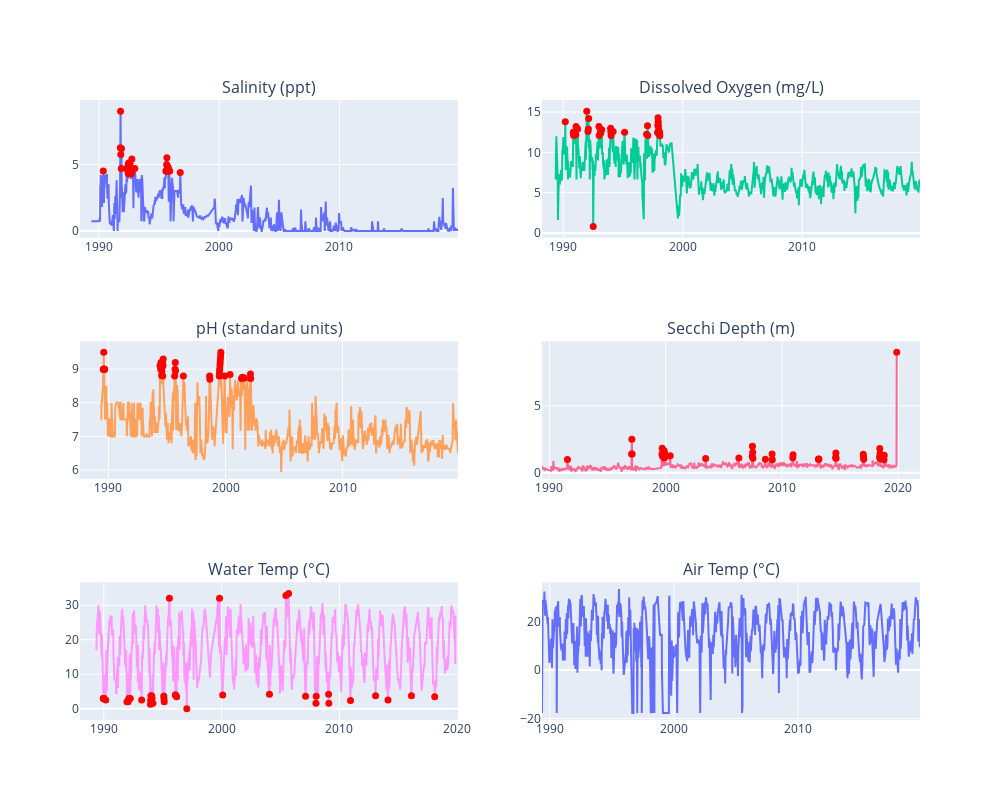

The code cell stored with this chart in its notebook:
### Code cell
# Création des sous-graphiques avec Plotly
fig = make_subplots(rows=3, cols=2, subplot_titles=[
    'Salinity (ppt)', 'Dissolved Oxygen (mg/L)', 
    'pH (standard units)', 'Secchi Depth (m)', 
    'Water Temp (°C)', 'Air Temp (°C)'
])

# Tracer les graphiques pour chaque colonne
fig.add_trace(go.Scatter(x=select_df.index, y=select_df['Salinity (ppt)'], mode='lines', name='Salinity (ppt)'), row=1, col=1)
fig.add_trace(go.Scatter(x=select_df[select_df['Salinity (ppt)_anomaly_mcd']].index, 
                         y=select_df[select_df['Salinity (ppt)_anomaly_mcd']]['Salinity (ppt)'], 
                         mode='markers', marker=dict(color='red', size=7)), row=1, col=1)

fig.add_trace(go.Scatter(x=select_df.index, y=select_df['Dissolved Oxygen (mg/L)'], mode='lines', name='Dissolved Oxygen (mg/L)'), row=1, col=2)
fig.add_trace(go.Scatter(x=select_df[select_df['Dissolved Oxygen (mg/L)_anomaly_mcd']].index, 
                         y=select_df[select_df['Dissolved Oxygen (mg/L)_anomaly_mcd']]['Dissolved Oxygen (mg/L)'], 
                         mode='markers', marker=dict(color='red', size=7)), row=1, col=2)

fig.add_trace(go.Scatter(x=select_df.index, y=select_df['pH (standard units)'], mode='lines', name='pH (standard units)'), row=2, col=1)
fig.add_trace(go.Scatter(x=select_df[select_df['pH (standard units)_anomaly_mcd']].index, 
                         y=select_df[select_df['pH (standard units)_anomaly_mcd']]['pH (standard units)'], 
                         mode='markers', marker=dict(color='red', size=7)), row=2, col=1)

fig.add_trace(go.Scatter(x=select_df.index, y=select_df['Secchi Depth (m)'], mode='lines', name='Secchi Depth (m)'), row=2, col=2)
fig.add_trace(go.Scatter(x=select_df[select_df['Secchi Depth (m)_anomaly_mcd']].index, 
                         y=select_df[select_df['Secchi Depth (m)_anomaly_mcd']]['Secchi Depth (m)'], 
                         mode='markers', marker=dict(color='red', size=7)), row=2, col=2)

fig.add_trace(go.Scatter(x=select_df.index, y=select_df['Water Temp (?C)'], mode='lines', name='Water Temp (?C)'), row=3, col=1)
fig.add_trace(go.Scatter(x=select_df[select_df['Water Temp (?C)_anomaly_mcd']].index, 
                         y=select_df[select_df['Water Temp (?C)_anomaly_mcd']]['Water Temp (?C)'], 
                         mode='markers', marker=dict(color='red', size=7)), row=3, col=1)

fig.add_trace(go.Scatter(x=select_df.index, y=select_df['AirTemp (C)'], mode='lines', name='AirTemp (C)'), row=3, col=2)
fig.add_trace(go.Scatter(x=select_df[select_df['AirTemp (C)_anomaly_mcd']].index, 
                         y=select_df[select_df['AirTemp (C)_anomaly_mcd']]['AirTemp (C)'], 
                         mode='markers', marker=dict(color='red', size=7)), row=3, col=2)

fig.update_layout(showlegend=False, height=800, width=1000)
fig.show()

### Figure 1 — Plotly figure (JSON) as saved in the notebook; plotly's stock layout.template omitted (floating-point values rounded to 4 significant figures; data arrays with more than 128 entries replaced by an {"elided": "..."} marker saying what was removed)
{"data": [{"mode": "lines", "name": "Salinity (ppt)", "type": "scatter", "x": {"elided": "1592 str values"}, "xaxis": "x", "y": {"elided": "1592 float values"}, "yaxis": "y"}, {"marker": {"color": "red", "size": 7}, "mode": "markers", "type": "scatter", "x": ["1990-05-13T00:00:00", "1991-10-13T00:00:00", "1991-10-20T00:00:00", "1991-10-27T00:00:00", "1991-11-10T00:00:00", "1991-11-17T00:00:00", "1992-04-26T00:00:00", "1992-05-31T00:00:00", "1992-06-07T00:00:00", "1992-06-14T00:00:00", "1992-06-21T00:00:00", "1992-06-28T00:00:00", "1992-07-05T00:00:00", "1992-07-12T00:00:00", "1992-07-19T00:00:00", "1992-07-26T00:00:00", "1992-08-02T00:00:00", "1992-08-09T00:00:00", "1992-08-16T00:00:00", "1992-09-06T00:00:00", "1992-09-13T00:00:00", "1992-09-20T00:00:00", "1992-09-27T00:00:00", "1992-10-04T00:00:00", "1992-12-27T00:00:00", "1995-07-30T00:00:00", "1995-08-06T00:00:00", "1995-08-13T00:00:00", "1995-08-20T00:00:00", "1995-08-27T00:00:00", "1995-09-03T00:00:00", "1995-09-10T00:00:00", "1995-09-17T00:00:00", "1995-09-24T00:00:00", "1995-10-01T00:00:00", "1995-10-08T00:00:00", "1995-11-05T00:00:00", "1995-11-19T00:00:00", "1996-10-06T00:00:00"], "xaxis": "x", "y": [4.5, 6.25, 9, 5.75, 4.7, 6.2, 4.7, 4.45, 5, 4.3, 5.1, 4.7, 4.5, 4.3, 5.1, 5.1, 5.1, 4.6, 4.7, 4.3, 4.425, 4.55, 5.4, 4.65, 4.7, 4.5, 4.5, 4.5, 5, 5.5, 4.5, 4.8, 4.5, 4.65, 4.8, 4.7, 4.5, 4.5, 4.4], "yaxis": "y"}, {"mode": "lines", "name": "Dissolved Oxygen (mg/L)", "type": "scatter", "x": {"elided": "1592 str values"}, "xaxis": "x2", "y": {"elided": "1592 float values"}, "yaxis": "y2"}, {"marker": {"color": "red", "size": 7}, "mode": "markers", "type": "scatter", "x": ["1990-03-04T00:00:00", "1990-11-04T00:00:00", "1990-11-11T00:00:00", "1990-11-18T00:00:00", "1991-01-20T00:00:00", "1991-01-27T00:00:00", "1991-03-17T00:00:00", "1991-12-22T00:00:00", "1992-01-26T00:00:00", "1992-02-09T00:00:00", "1992-02-16T00:00:00", "1992-07-05T00:00:00", "1992-12-27T00:00:00", "1993-01-03T00:00:00", "1993-02-14T00:00:00", "1993-02-21T00:00:00", "1993-02-28T00:00:00", "1993-03-21T00:00:00", "1993-12-19T00:00:00", "1993-12-26T00:00:00", "1994-01-02T00:00:00", "1994-03-06T00:00:00", "1995-02-19T00:00:00", "1996-12-22T00:00:00", "1997-01-19T00:00:00", "1997-01-26T00:00:00", "1997-11-23T00:00:00", "1997-11-30T00:00:00", "1997-12-07T00:00:00", "1997-12-14T00:00:00", "1997-12-21T00:00:00", "1997-12-28T00:00:00", "1998-01-04T00:00:00", "1998-01-11T00:00:00", "1998-01-18T00:00:00", "1998-01-25T00:00:00", "1998-02-01T00:00:00"], "xaxis": "x2", "y": [13.8, 12.5, 12.29, 12.09, 12.2, 13.2, 12.9, 15.1, 12.6, 12.9, 14.2, 0.8, 13.2, 12.1, 12.6, 12.4, 12.7, 12.8, 13, 12.55, 12.1, 12.6, 12.5, 12.25, 13.3, 12.1, 12.45, 13.38, 14.3, 13.8, 13.3, 12.8, 12.3, 12.37, 12.43, 12.5, 12.05], "yaxis": "y2"}, {"mode": "lines", "name": "pH (standard units)", "type": "scatter", "x": {"elided": "1592 str values"}, "xaxis": "x3", "y": {"elided": "1592 float values"}, "yaxis": "y3"}, {"marker": {"color": "red", "size": 7}, "mode": "markers", "type": "scatter", "x": ["1989-07-23T00:00:00", "1989-07-30T00:00:00", "1989-08-06T00:00:00", "1989-08-13T00:00:00", "1989-08-20T00:00:00", "1989-08-27T00:00:00", "1989-09-03T00:00:00", "1994-05-29T00:00:00", "1994-06-19T00:00:00", "1994-06-26T00:00:00", "1994-07-17T00:00:00", "1994-07-24T00:00:00", "1994-07-31T00:00:00", "1994-08-07T00:00:00", "1994-08-14T00:00:00", "1994-08-21T00:00:00", "1994-08-28T00:00:00", "1994-09-04T00:00:00", "1995-08-27T00:00:00", "1995-09-10T00:00:00", "1995-09-17T00:00:00", "1995-09-24T00:00:00", "1996-05-26T00:00:00", "1998-08-23T00:00:00", "1998-08-30T00:00:00", "1999-06-20T00:00:00", "1999-06-27T00:00:00", "1999-07-04T00:00:00", "1999-07-11T00:00:00", "1999-07-18T00:00:00", "1999-07-25T00:00:00", "1999-08-01T00:00:00", "1999-08-08T00:00:00", "1999-12-05T00:00:00", "2000-05-21T00:00:00", "2001-05-13T00:00:00", "2001-06-10T00:00:00", "2001-08-12T00:00:00", "2002-02-17T00:00:00", "2002-02-24T00:00:00"], "xaxis": "x3", "y": [9, 9, 9.5, 9, 9, 9, 9, 9.1, 9, 9.2, 8.81, 8.94, 9.07, 9.2, 9.2, 8.8, 9.1, 9.3, 8.8, 9, 9.2, 8.95, 8.8, 8.8, 8.7, 8.8, 8.9, 9, 9.1, 9.2, 9.3, 9.4, 9.5, 8.8, 8.84, 8.72, 8.76, 8.74, 8.86, 8.72], "yaxis": "y3"}, {"mode": "lines", "name": "Secchi Depth (m)", "type": "scatter", "x": {"elided": "1592 str values"}, "xaxis": "x4", "y": {"elided": "1592 float values"}, "yaxis": "y4"}, {"marker": {"color": "red", "size": 7}, "mode": "markers", "type": "scatter", "x": ["1991-07-21T00:00:00", "1997-01-26T00:00:00", "1997-02-02T00:00:00", "1997-02-09T00:00:00", "1999-09-05T00:00:00", "1999-09-12T00:00:00", "1999-09-19T00:00:00", "1999-11-07T00:00:00", "1999-11-14T00:00:00", "1999-11-21T00:00:00", "1999-11-28T00:00:00", "1999-12-05T00:00:00", "2000-05-21T00:00:00", "2003-06-08T00:00:00", "2006-04-16T00:00:00", "2007-06-10T00:00:00", "2007-06-17T00:00:00", "2007-06-24T00:00:00", "2007-07-01T00:00:00", "2008-07-27T00:00:00", "2009-02-22T00:00:00", "2009-03-01T00:00:00", "2010-12-05T00:00:00", "2010-12-12T00:00:00", "2013-02-17T00:00:00", "2013-02-24T00:00:00", "2013-03-03T00:00:00", "2014-08-10T00:00:00", "2014-08-17T00:00:00", "2014-08-24T00:00:00", "2016-12-25T00:00:00", "2017-01-01T00:00:00", "2017-01-08T00:00:00", "2018-05-20T00:00:00", "2018-05-27T00:00:00", "2018-06-03T00:00:00", "2018-06-10T00:00:00", "2018-10-07T00:00:00", "2018-10-14T00:00:00", "2019-11-10T00:00:00"], "xaxis": "x4", "y": [0.99, 1.4, 2.5, 1.4, 1.395, 1.83, 1.24, 1.101, 1.64, 1.477, 1.313, 1.15, 1.26, 1.06, 1.1, 1.225, 1.98, 1.527, 1.073, 1, 1.39, 0.96, 1.113, 1.34, 1, 1.012, 1.025, 1.133, 1.475, 1.079, 1.375, 1.19, 1.005, 1.15, 1.8, 1.417, 1.033, 0.975, 1.3, 9], "yaxis": "y4"}, {"mode": "lines", "name": "Water Temp (?C)", "type": "scatter", "x": {"elided": "1592 str values"}, "xaxis": "x5", "y": {"elided": "1592 float values"}, "yaxis": "y5"}, {"marker": {"color": "red", "size": 7}, "mode": "markers", "type": "scatter", "x": ["1989-12-17T00:00:00", "1989-12-24T00:00:00", "1989-12-31T00:00:00", "1990-01-07T00:00:00", "1990-03-04T00:00:00", "1991-12-22T00:00:00", "1992-01-26T00:00:00", "1992-02-16T00:00:00", "1992-03-22T00:00:00", "1992-03-29T00:00:00", "1993-03-21T00:00:00", "1993-12-19T00:00:00", "1993-12-26T00:00:00", "1994-01-02T00:00:00", "1994-01-30T00:00:00", "1994-02-06T00:00:00", "1994-03-06T00:00:00", "1995-02-05T00:00:00", "1995-02-12T00:00:00", "1995-02-19T00:00:00", "1995-07-30T00:00:00", "1996-01-28T00:00:00", "1996-02-04T00:00:00", "1996-03-10T00:00:00", "1997-01-19T00:00:00", "1999-10-31T00:00:00", "2000-02-06T00:00:00", "2004-01-25T00:00:00", "2005-06-19T00:00:00", "2005-09-11T00:00:00", "2007-02-18T00:00:00", "2008-01-06T00:00:00", "2008-01-13T00:00:00", "2009-02-01T00:00:00", "2009-02-08T00:00:00", "2010-12-12T00:00:00", "2013-01-27T00:00:00", "2014-02-16T00:00:00", "2016-02-14T00:00:00", "2018-02-04T00:00:00"], "xaxis": "x5", "y": [3, 3, 3, 3, 2.5, 2, 2, 3, 3, 3, 2.5, 1.3, 2.55, 3.8, 3.725, 3, 1.6, 3.667, 2.833, 2, 32, 4, 4, 3.5, 0, 32.02, 4, 4.2, 32.8, 33.41, 3.6, 1.6, 3.6, 4.2, 1.6, 2.4, 3.75, 2.5, 3.75, 3.5], "yaxis": "y5"}, {"mode": "lines", "name": "AirTemp (C)", "type": "scatter", "x": {"elided": "1592 str values"}, "xaxis": "x6", "y": {"elided": "1592 float values"}, "yaxis": "y6"}, {"marker": {"color": "red", "size": 7}, "mode": "markers", "type": "scatter", "x": [], "xaxis": "x6", "y": [], "yaxis": "y6"}], "layout": {"annotations": [{"font": {"size": 16}, "showarrow": false, "text": "Salinity (ppt)", "x": 0.225, "xanchor": "center", "xref": "paper", "y": 1, "yanchor": "bottom", "yref": "paper"}, {"font": {"size": 16}, "showarrow": false, "text": "Dissolved Oxygen (mg/L)", "x": 0.775, "xanchor": "center", "xref": "paper", "y": 1, "yanchor": "bottom", "yref": "paper"}, {"font": {"size": 16}, "showarrow": false, "text": "pH (standard units)", "x": 0.225, "xanchor": "center", "xref": "paper", "y": 0.6111, "yanchor": "bottom", "yref": "paper"}, {"font": {"size": 16}, "showarrow": false, "text": "Secchi Depth (m)", "x": 0.775, "xanchor": "center", "xref": "paper", "y": 0.6111, "yanchor": "bottom", "yref": "paper"}, {"font": {"size": 16}, "showarrow": false, "text": "Water Temp (°C)", "x": 0.225, "xanchor": "center", "xref": "paper", "y": 0.2222, "yanchor": "bottom", "yref": "paper"}, {"font": {"size": 16}, "showarrow": false, "text": "Air Temp (°C)", "x": 0.775, "xanchor": "center", "xref": "paper", "y": 0.2222, "yanchor": "bottom", "yref": "paper"}], "height": 800, "showlegend": false, "width": 1000, "xaxis": {"anchor": "y", "domain": [0, 0.45]}, "xaxis2": {"anchor": "y2", "domain": [0.55, 1]}, "xaxis3": {"anchor": "y3", "domain": [0, 0.45]}, "xaxis4": {"anchor": "y4", "domain": [0.55, 1]}, "xaxis5": {"anchor": "y5", "domain": [0, 0.45]}, "xaxis6": {"anchor": "y6", "domain": [0.55, 1]}, "yaxis": {"anchor": "x", "domain": [0.7778, 1]}, "yaxis2": {"anchor": "x2", "domain": [0.7778, 1]}, "yaxis3": {"anchor": "x3", "domain": [0.3889, 0.6111]}, "yaxis4": {"anchor": "x4", "domain": [0.3889, 0.6111]}, "yaxis5": {"anchor": "x5", "domain": [0, 0.2222]}, "yaxis6": {"anchor": "x6", "domain": [0, 0.2222]}}}
